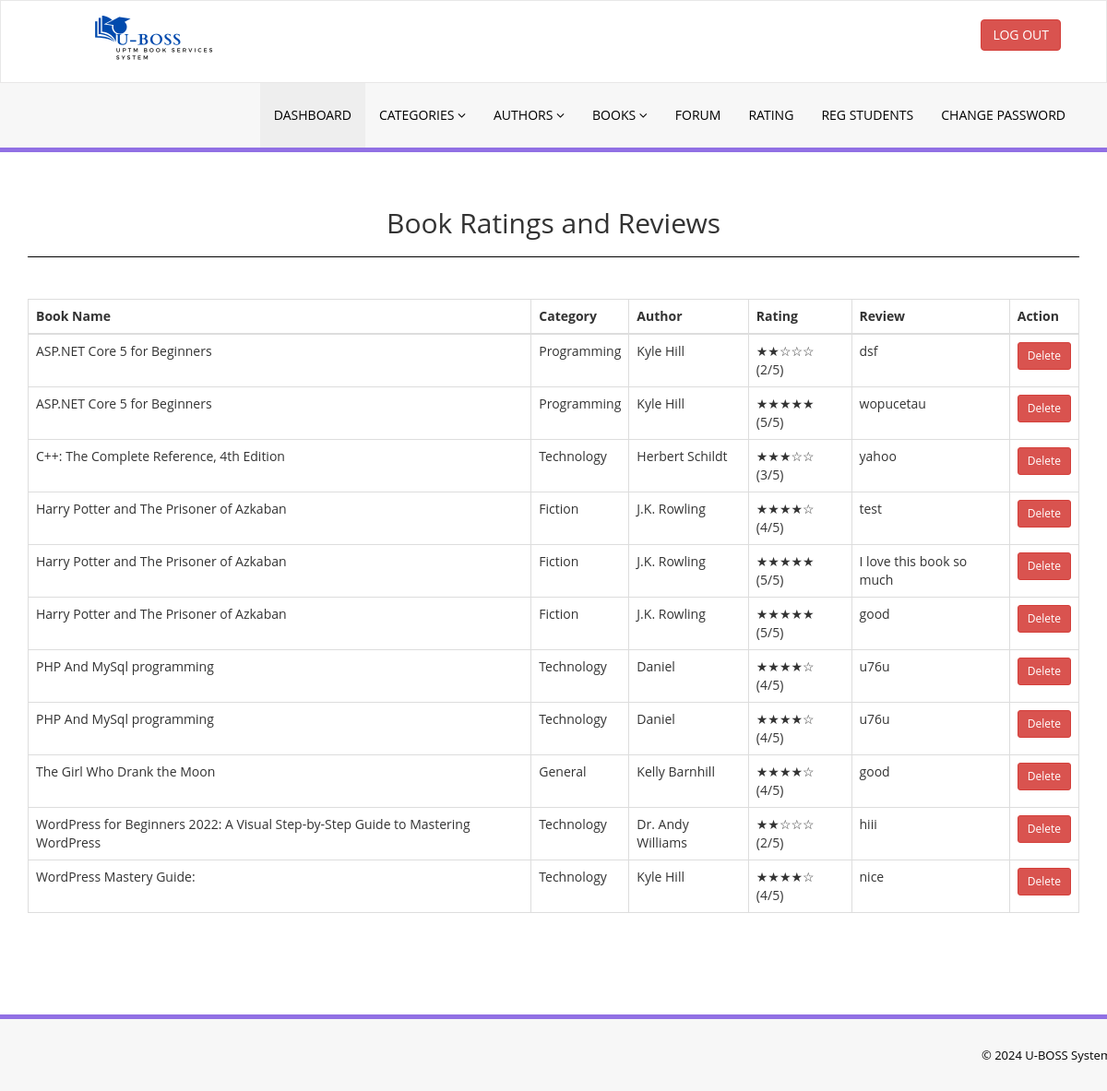
/library/admin/adminrating.php (signed in), run on the app's committed database.
### tables this page shows
CREATE TABLE `tblbooks` (
  `id` int(11) NOT NULL,
  `BookName` varchar(255) DEFAULT NULL,
  `CatId` int(11) DEFAULT NULL,
  `AuthorId` int(11) DEFAULT NULL,
  `ISBNNumber` varchar(25) DEFAULT NULL,
  `bookImage` varchar(250) NOT NULL,
  `RegDate` timestamp NULL DEFAULT current_timestamp(),
  `UpdationDate` timestamp NULL DEFAULT NULL ON UPDATE current_timestamp(),
  `quantity` int(11) DEFAULT 0
);

CREATE TABLE `tblcategory` (
  `id` int(11) NOT NULL,
  `CategoryName` varchar(150) DEFAULT NULL,
  `Status` int(1) DEFAULT NULL,
  `CreationDate` timestamp NULL DEFAULT current_timestamp(),
  `UpdationDate` timestamp NULL DEFAULT '0000-00-00 00:00:00' ON UPDATE current_timestamp()
);

CREATE TABLE `tblauthors` (
  `id` int(11) NOT NULL,
  `AuthorName` varchar(159) DEFAULT NULL,
  `creationDate` timestamp NULL DEFAULT current_timestamp(),
  `UpdationDate` timestamp NULL DEFAULT NULL ON UPDATE current_timestamp()
);

CREATE TABLE `book_ratings` (
  `id` int(11) NOT NULL,
  `BookId` int(11) NOT NULL,
  `Rating` int(11) NOT NULL,
  `Review` text DEFAULT NULL
);

### library/admin/adminrating.php (the view, shortened to what this page needs)
<?php
include('includes/config.php');
$sql = "SELECT tblbooks.id AS book_id, tblbooks.BookName, tblcategory.CategoryName, tblauthors.AuthorName,
               book_ratings.id AS rating_id, book_ratings.Rating, book_ratings.Review
        FROM tblbooks
        LEFT JOIN book_ratings ON tblbooks.id = book_ratings.BookId
        LEFT JOIN tblcategory ON tblcategory.id = tblbooks.CatId
        LEFT JOIN tblauthors ON tblauthors.id = tblbooks.AuthorId
        ORDER BY tblbooks.BookName";
$query = $dbh->prepare($sql);
$query->execute();
$ratings = $query->fetchAll(PDO::FETCH_OBJ);
?>
<!DOCTYPE html>
<html xmlns="http://www.w3.org/1999/xhtml">
<head>
    <link href="assets/css/bootstrap.css" rel="stylesheet" />
    <link href="assets/css/font-awesome.css" rel="stylesheet" />
    <link href="assets/css/style.css" rel="stylesheet" />
</head>
<body>
    <?php include('includes/header.php'); ?>
    <div class="content-wrapper">
        <div class="container">
            <div class="row pad-botm">
                <div class="col-md-12">
                    <h2 style="text-align: center;">Book Ratings and Reviews</h2><h2 style="border-top: 1px solid black; padding-bottom: 5px;">
                </div>
            </div>
            <table class="table table-bordered">
                <thead>
                    <tr>
                        <th>Book Name</th>
                        <th>Category</th>
                        <th>Author</th>
                        <th>Rating</th>
                        <th>Review</th>
                        <th>Action</th>
                    </tr>
                </thead>
                <tbody>
                    <?php
                    foreach ($ratings as $rating) {
                        if ($rating->rating_id) {
                    ?>
                        <tr>
                            <td><?php echo htmlentities($rating->BookName); ?></td>
                            <td><?php echo htmlentities($rating->CategoryName); ?></td>
                            <td><?php echo htmlentities($rating->AuthorName); ?></td>
                            <td><?php echo str_repeat('★', $rating->Rating) . str_repeat('☆', 5 - $rating->Rating); ?> (<?php echo htmlentities($rating->Rating); ?>/5)</td>
                            <td><?php echo htmlentities($rating->Review) ?: 'No review available'; ?></td>
                            <td>
                                <form method="POST" onsubmit="return confirm('Are you sure you want to delete this rating?');">
                                    <button type="submit" name="delete_rating" class="btn btn-danger btn-sm">Delete</button>
                                </form>
                            </td>
                        </tr>
                    <?php
                        }
                    }
                    ?>
                </tbody>
            </table>
        </div>
    </div>
    <?php include('includes/footer.php'); ?>
</body>
</html>

### library/admin/assets/css/style.css (style rules this page uses)
.content-wrapper { margin-top: 40px; min-height:800px; padding-bottom:90px; }
.pad-botm { padding-bottom:30px; }

### data on the page
tblbooks: BookName "ASP.NET Core 5 for Beginners", tblcategory.CategoryName "Programming", AuthorId.AuthorName "Kyle Hill", book_ratings.Rating "★★", book_ratings.Rating "☆☆☆", book_ratings.Rating "2", book_ratings.Review "dsf", book_ratings.Rating "★★★★★", book_ratings.Rating "5", book_ratings.Review "wopucetau"
tblbooks: BookName "C++: The Complete Reference, 4th Edition", tblcategory.CategoryName "Technology", AuthorId.AuthorName "Herbert Schildt", book_ratings.Rating "★★★", book_ratings.Rating "☆☆", book_ratings.Rating "3", book_ratings.Review "yahoo"
tblbooks: BookName "Harry Potter and The Prisoner of Azkaban", tblcategory.CategoryName "Fiction", AuthorId.AuthorName "J.K. Rowling", book_ratings.Rating "★★★★", book_ratings.Rating "☆", book_ratings.Rating "4", book_ratings.Review "test", book_ratings.Rating "★★★★★", book_ratings.Rating "5", book_ratings.Review "I love this book so much", book_ratings.Review "good"
tblbooks: BookName "PHP And MySql programming", tblcategory.CategoryName "Technology", AuthorId.AuthorName "Daniel", book_ratings.Rating "★★★★", book_ratings.Rating "☆", book_ratings.Rating "4", book_ratings.Review "u76u"
tblbooks: BookName "The Girl Who Drank the Moon", tblcategory.CategoryName "General", AuthorId.AuthorName "Kelly Barnhill", book_ratings.Rating "★★★★", book_ratings.Rating "☆", book_ratings.Rating "4", book_ratings.Review "good"
tblbooks: BookName "WordPress for Beginners 2022: A Visual Step-by-Step Guide to Mastering WordPress", tblcategory.CategoryName "Technology", AuthorId.AuthorName "Dr. Andy Williams", book_ratings.Rating "★★", book_ratings.Rating "☆☆☆", book_ratings.Rating "2", book_ratings.Review "hiii"
tblbooks: BookName "WordPress Mastery Guide:", tblcategory.CategoryName "Technology", AuthorId.AuthorName "Kyle Hill", book_ratings.Rating "★★★★", book_ratings.Rating "☆", book_ratings.Rating "4", book_ratings.Review "nice"
